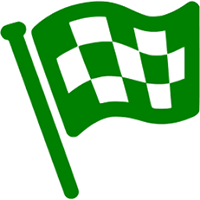
#> input picture flag_start.png, 200 x 200 px
$ python -i thymio_slam_live_plot.py   (imports and definitions only)
#> lines starting #> are read from the running program, lines starting #| are printed output that depends on the picture
#!/usr/local/bin/python3.6


# live_plot_thymio_and_obstacles.py


## Setting the current working directory automatically
import os
project_path = os.getcwd()  # getting the path leading to the current working directory
# [2 lines not run here, left out]
# Alternative way to get the path of the current working directory
#from pathlib import Path
#project_path = str(Path('live_plot_thymio_and_obstacles.py').parent.absolute())


## Required packages
import os
import sys
import time
import numpy as np
import matplotlib
from time import sleep
from time import perf_counter
import matplotlib.pyplot as plt
import matplotlib.animation as anim
import matplotlib.patches as patches
from matplotlib._png import read_png
from matplotlib.image import BboxImage
from matplotlib.transforms import TransformedBbox, Bbox
from matplotlib.legend_handler import HandlerBase
from matplotlib.offsetbox import OffsetImage, AnnotationBbox


# Defining the useful ImageHandler class for the legend
class ImageHandler(HandlerBase):
    def create_artists(self, legend, orig_handle,
                       xdescent, ydescent, width, height, fontsize,
                       trans):

        # enlarge the image by these margins
        sx, sy = self.image_stretch

        # create a bounding box to house the image
        bb = Bbox.from_bounds(xdescent - sx,
                              ydescent - sy,
                              width + sx,
                              height + sy)

        tbb = TransformedBbox(bb, trans)
        image = BboxImage(tbb)
        image.set_data(self.image_data)

        self.update_prop(image, orig_handle, legend)

        return [image]

    def set_image(self, image_path, image_stretch=(0, 0)):
        self.image_data = read_png(image_path)
        self.image_stretch = image_stretch


# Initializing the figure of square dimension 5x5
fig, ax = plt.subplots(figsize=(6,5))

# Organisation of the map
# Cf. Asciiflow Infinity (Ascii online editor to draw shapes in plain text file
# (ASCII/Unicode)), http://asciiflow.com
#
#   ------> x
#  |   +--------------+
#  |   |              |
#  v   |              |
#  y   |              |
#      |              |
#      |              |
#      +--------------+
#


# Initializing the text file (with the pose of the Thymio (location + orientation), no path and no obstacles)
x_thymio_init, y_thymio_init = 0, 0
orient_init = 'S'
list_of_lines =\
    ["-- Thymio" + "\n",\
    str(x_thymio_init)+','+str(y_thymio_init)+'\n',\
    orient_init + "\n",\
    "-- A* path" + "\n",\
    "-- Obstacles"]
# [3 lines not run here, left out]


# Infinite loop
def animate(i):


    #------
    # Extracting data from the text file
    text_file_to_open = project_path+'/thymio_slam_obstacles_coordinates.txt'
    pullData = open(text_file_to_open,'r').read()
    dataArray = pullData.split('\n')
    # Getting the information about the Thymio
    x_thymio_str, y_thymio_str = dataArray[1].split(',')
    x_thymio, y_thymio = int(x_thymio_str), int(y_thymio_str)
    orient = dataArray[2]
    # Getting A* path coordinates
    dataArrayPath = dataArray[dataArray.index('-- A* path')+1 : dataArray.index('-- Obstacles')]
    xarPath = []
    yarPath = []
    for eachLine in dataArrayPath:
        if len(eachLine)>1:
            x, y = eachLine.split(',') # As classically: 1st coord. is "x", 2nd coord. is "y"
            xarPath.append(int(x))
            yarPath.append(int(y))
    # Getting the new obstacles to place on the map
    dataArrayObst = dataArray[dataArray.index('-- Obstacles')+1 : len(dataArray)]
    xarObst = []
    yarObst = []
    for eachLine in dataArrayObst:
        if len(eachLine)>1:
            x, y = eachLine.split(',') # As classically: 1st coord. is "x", 2nd coord. is "y"
            xarObst.append(int(x))
            yarObst.append(int(y))

    # First, we completely clear the previous version of "ax"
    ax.clear()

    # Scattering the A* path
    size = [item*300/len(xarPath) for item in xarPath] # For scaling up the dots along 'x' until the goal location
    path = ax.scatter(xarPath, yarPath, s=size, c='red', marker='o', edgecolors='blue')
    # Scattering the obstacles
    obst = ax.scatter(xarObst, yarObst, s=500, c='yellow', marker='s', edgecolors='green')
    #------

    # axes limits
    ax.set_xlim([-2, 8])
    ax.set_ylim([-2, 6])

    # reversing the built-in defined y-axis of matplotlib
    plt.gca().set_ylim(ax.get_ylim()[::-1])

    # setting up a grid
    # major grid
    plt.grid(color='k', which='major', linestyle='-', linewidth=0.2)
    # minor grid
    plt.minorticks_on()
    plt.grid(which='minor', linestyle=':', linewidth='0.1', color='red')

    # setting the title of the figure
    fig.suptitle('Map')

    # drawing the arena
    begin_on_x_axis = -1
    begin_on_y_axis = -1
    W = 6
    H = 6
    rect = patches.Rectangle((begin_on_x_axis, begin_on_y_axis), W, H, linewidth=3,
                             edgecolor='k', facecolor="none", fill=False)
    ax.add_patch(rect)

    # Adding the start and end flags
    arr_flag_start = plt.imread('flag_start.png')
    imagebox_flag_start = OffsetImage(arr_flag_start, zoom=0.15)
    ab_f_s = AnnotationBbox(imagebox_flag_start, (0, 0),
                        bboxprops=dict(edgecolor='white'))  # x axis, y axis
    ax.add_artist(ab_f_s)
    arr_flag_end = plt.imread('flag_end.png')
    imagebox_flag_end = OffsetImage(arr_flag_end, zoom=0.15)
    ab_f_e = AnnotationBbox(imagebox_flag_end, (4, 4),
                        bboxprops=dict(edgecolor='white'))  # x axis, y axis
    ax.add_artist(ab_f_e)

    # Adding the Thymio
    # Initial position on the top left-hand corner
    if orient == 'N': # North
        arr_thymio = plt.imread('thymio_north.png')
    elif orient == 'S': # South
        arr_thymio = plt.imread('thymio_south.png')
    elif orient == 'E': # East
        arr_thymio = plt.imread('thymio_east.png')
    else: # == if orient == 'W' # West
        arr_thymio = plt.imread('thymio_west.png')
    imagebox = OffsetImage(arr_thymio, zoom=0.17)
    ab = AnnotationBbox(imagebox, (x_thymio, y_thymio),
                        bboxprops=dict(edgecolor='white'))  # x axis, y axis
    ax.add_artist(ab)

    # defining the labels of the axes
    ax.set_xlabel('x')
    ax.set_ylabel('y')

    # Defining the legend by inserting custom images
    # (cf.: https://stackoverflow.com/questions/26029592/insert-image-in-matplotlib-legend)
    # 1. Setup the handler instances for the scattered data
    custom_handler_obstacles = ImageHandler()
    custom_handler_obstacles.set_image("obstacles.png",
                             image_stretch=(0, 12))
    custom_handler_path = ImageHandler()
    custom_handler_path.set_image("A*path.png",
                                       image_stretch=(0, 12))
    custom_handler_thymio = ImageHandler()
    custom_handler_thymio.set_image("thymio_north.png",
                                       image_stretch=(0, 10))
    # 2. Add the legend for the scattered data, mapping the
    # scattered points to the custom handler
    plt.legend([obst, path, ab],
               ['Obstacles', 'A* path', 'Thymio'],
               handler_map={obst: custom_handler_obstacles, path: custom_handler_path, ab: custom_handler_thymio},
               labelspacing=2,
               frameon=True)


ani = anim.FuncAnimation(fig, animate, interval = 10)
# [1 line not run here, left out]

>>> import cv2
>>> picture = cv2.imread('flag_start.png', cv2.IMREAD_GRAYSCALE)
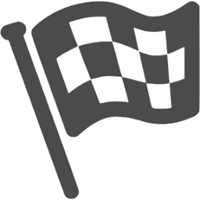
#> picture: shape (200, 200); min 59, max 255, mean 185
#> (the run stopped early here; a loop or call above may not have finished)
